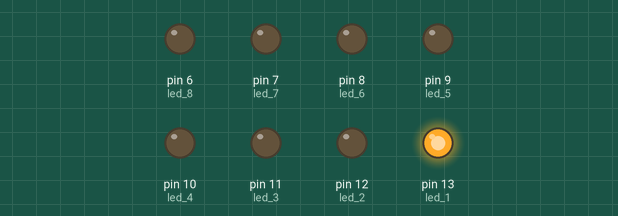
This sketch was run on a simulated Arduino Uno, built with avr-gcc and run on an emulated ATmega328P. Shown: output pins drawn as LEDs (lit = HIGH).

Above: at 0.2 s.
At 1.2 s:
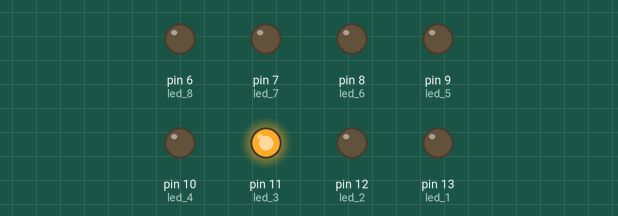
At 1.7 s:
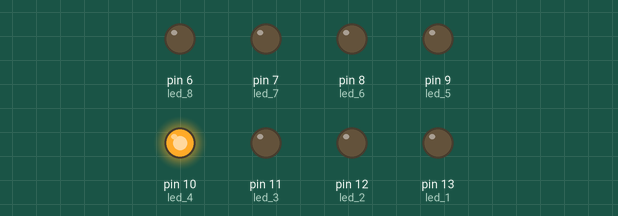
At 2.2 s:
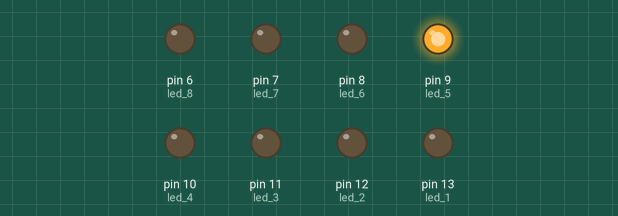
At 3.2 s:
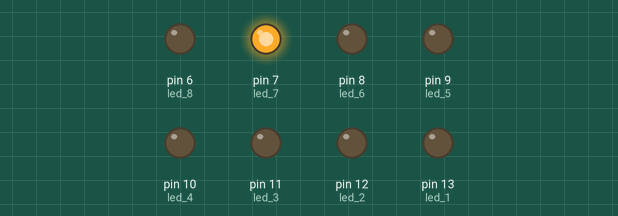
At 4.7 s:
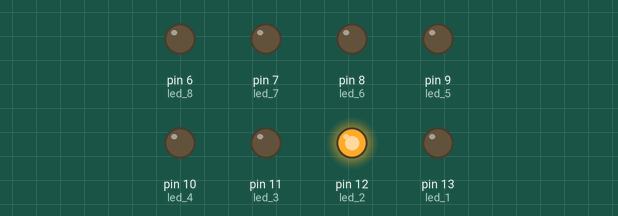
Timing chart, 0 to 5.2 s (numbered marks = the images above):
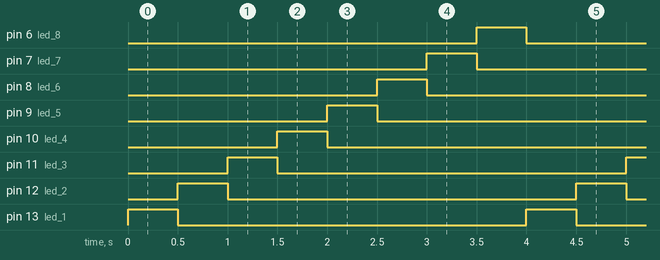

Measured:
- by itself, pin 6 (led_8), pin 7 (led_7), pin 8 (led_6), pin 9 (led_5), pin 10 (led_4), pin 11 (led_3), pin 12 (led_2), pin 13 (led_1): alternates HIGH for 0.50 s and LOW for 3.5 s
- by itself, everything shown: repeats every 4.0 s, in 9 steps

The sketch:

cod1A.ino
```cpp
// Define a pinagem de cada LED
#define led_1 13
#define led_2 12
#define led_3 11
#define led_4 10
#define led_5 9
#define led_6 8
#define led_7 7
#define led_8 6

void setup()
{
  // Define cada LED como PINO DE SAÍDA
  pinMode(led_1, OUTPUT);
  pinMode(led_2, OUTPUT);
  pinMode(led_3, OUTPUT);
  pinMode(led_4, OUTPUT);
  pinMode(led_5, OUTPUT);
  pinMode(led_6, OUTPUT);
  pinMode(led_7, OUTPUT);
  pinMode(led_8, OUTPUT);
}

void loop()
{
  // Chama a função para os 8 LEDs
  LED(led_1);
  LED(led_2);
  LED(led_3);
  LED(led_4);
  LED(led_5);
  LED(led_6);
  LED(led_7);
  LED(led_8);
}

// Define função que acende um LED, espera 0,5s e apaga
void LED(int led_pin){
    digitalWrite(led_pin, HIGH);
    delay(500);
    digitalWrite(led_pin, LOW);
}
```
